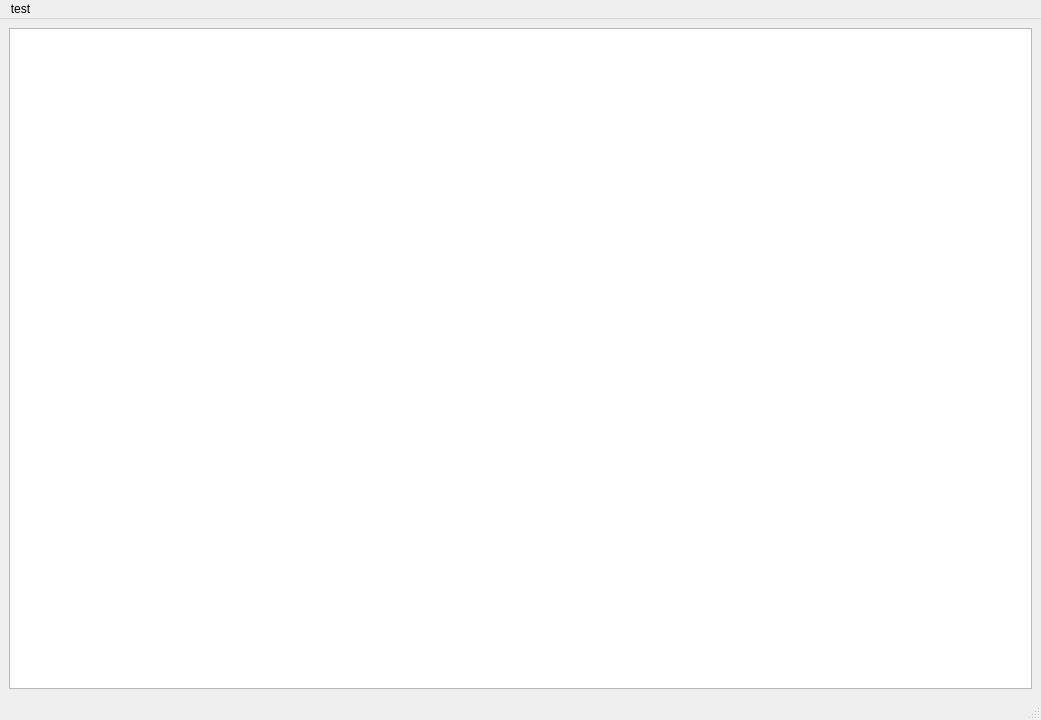
<?xml version="1.0" encoding="UTF-8"?>
<ui version="4.0">
 <class>MainWindow</class>
 <widget class="QMainWindow" name="MainWindow">
  <property name="geometry">
   <rect>
    <x>0</x>
    <y>0</y>
    <width>1041</width>
    <height>720</height>
   </rect>
  </property>
  <property name="windowTitle">
   <string>MainWindow</string>
  </property>
  <widget class="QWidget" name="centralwidget">
   <property name="sizePolicy">
    <sizepolicy hsizetype="Expanding" vsizetype="Expanding">
     <horstretch>0</horstretch>
     <verstretch>0</verstretch>
    </sizepolicy>
   </property>
   <layout class="QHBoxLayout" name="horizontalLayout">
    <item>
     <widget class="Viewport" name="graphicsView"/>
    </item>
   </layout>
  </widget>
  <widget class="QMenuBar" name="menubar">
   <property name="geometry">
    <rect>
     <x>0</x>
     <y>0</y>
     <width>1041</width>
     <height>22</height>
    </rect>
   </property>
   <property name="sizePolicy">
    <sizepolicy hsizetype="Expanding" vsizetype="Expanding">
     <horstretch>0</horstretch>
     <verstretch>0</verstretch>
    </sizepolicy>
   </property>
   <widget class="QMenu" name="menutest">
    <property name="title">
     <string>test</string>
    </property>
   </widget>
   <addaction name="menutest"/>
  </widget>
  <widget class="QStatusBar" name="statusbar"/>
 </widget>
 <customwidgets>
  <customwidget>
   <class>Viewport</class>
   <extends>QGraphicsView</extends>
   <header>neoscore.interface.qt.viewport</header>
  </customwidget>
 </customwidgets>
 <resources/>
 <connections/>
</ui>
